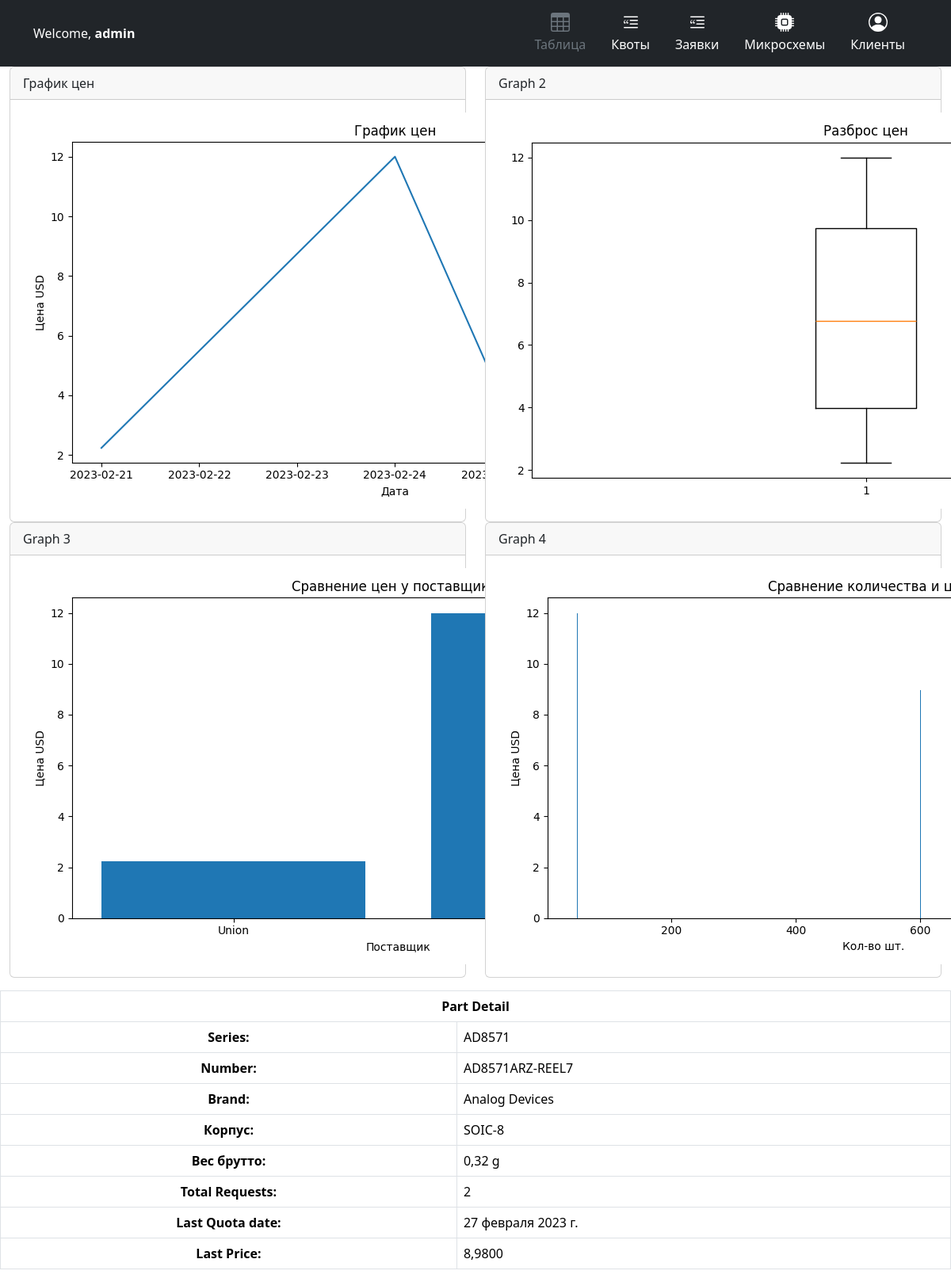
/parts/1/ (signed in), run on the app's committed database.
### parts/models.py (models this page shows, shortened)
class Part(models.Model):
    series = models.CharField(max_length=100, verbose_name='Серия')
    number = models.CharField(max_length=100, verbose_name='Номер')
    brand = models.CharField(max_length=100, verbose_name='Бренд')
    case_type = models.CharField(max_length=50, null=True, default='Корпус не указан!', verbose_name='Корпус')
    @property
    def package_weight(self):
        return PACKAGE_WEIGHTS.get(self.case_type, 0)
    class Meta:
        verbose_name = "Микросхема"
        verbose_name_plural = "Микросхемы"

class Quota(models.Model):
    part = models.ForeignKey(Part, on_delete=models.CASCADE)
    quantity = models.PositiveIntegerField(verbose_name='Количество')
    price = models.DecimalField(max_digits=10, decimal_places=4, verbose_name='U/P USD')
    ruble_price = models.DecimalField(max_digits=10, decimal_places=4, verbose_name='U/P RUB', default=0)
    datecode = models.PositiveIntegerField(verbose_name='DC')
    lead_time = models.CharField(max_length=100, verbose_name='Срок')
    supplier = models.CharField(max_length=100, verbose_name='Поставщик')
    date = models.DateField(verbose_name='Дата квоты')
    class Meta:
        verbose_name = "Квота"
        verbose_name_plural = "Квоты"

### parts/views.py (the view)
# urls.py: path('parts/<int:pk>/', views.PartDetailView.as_view(), name='part_detail'),
class PartDetailView(LoginRequiredMixin, UserContextMixin, UserPassesTestMixin, DetailView):
    model = Part
    template_name = 'parts/part_detail.html'
    login_url = 'accounts/login/'
    group_required = 'product'
    def test_func(self):
        user = self.request.user
        return user.groups.filter(name=self.group_required).exists()
    def get_context_data(self, **kwargs):
        context = super().get_context_data(**kwargs)
        part = context['object']
        quotas = Quota.objects.filter(part=part)
        requests = Request.objects.filter(part=part)
        total_requests = requests.count()
        last_quota_date = quotas.last().date if quotas.exists() else None
        last_price = quotas.last().price if quotas.exists() else None
        prices, dates, suppliers, lead_times, quantity = get_price_data(part)
        chart = get_plot(dates, prices, 'График цен', 'Дата', 'Цена USD')
        boxplot = get_box_plot(prices, 'Разброс цен')
        bar = get_bar(suppliers, prices, 'Сравнение цен у поставщиков', 'Цена USD', 'Поставщик')
        bar_two = get_bar(quantity, prices, 'Сравнение количества и цены', 'Цена USD', 'Кол-во шт.')
        context['total_requests'] = total_requests
        context['last_price'] = last_price
        context['last_quota_date'] = last_quota_date
        context['price_chart_image'] = chart
        context['box_plot_image'] = boxplot
        context['bar_plot'] = bar
        context['bar_two'] = bar_two
        return context

### parts/mixins.py (called while the page is built)
    def get_context_data(self, **kwargs):
        context = super().get_context_data(**kwargs)
        context['is_sale'] = 'sale' in self.request.user.groups.values_list('name', flat=True)
        context['is_product_man'] = 'product' in self.request.user.groups.values_list('name', flat=True)
        return context

### parts/utils.py (called while the page is built)
def get_price_data(part):
    quotas = Quota.objects.filter(part=part)
    requests = Request.objects.filter(part=part)
    prices = []
    suppliers = []
    dates = []
    lead_times = []
    quantity = []
    for quota in quotas:
        prices.append(float(quota.price))
        dates.append(quota.date)
        suppliers.append(quota.supplier)
        lead_times.append(quota.lead_time)
        quantity.append(quota.quantity)
    return prices, dates, suppliers, lead_times, quantity

def get_graph():
    buffer = BytesIO()
    plt.savefig(buffer, format='png')
    buffer.seek(0)
    image_png = buffer.getvalue()
    graph = base64.b64encode(image_png)
    graph = graph.decode('utf-8')
    buffer.close()
    return graph

def get_plot(x, y, title, xlabel, ylabel):
    plt.switch_backend('AGG')
    plt.figure(figsize=(9,5))
    plt.title(title)
    plt.plot(x, y)
    plt.xlabel(xlabel)
    plt.ylabel(ylabel)
    plt.tight_layout()
    graph = get_graph()
    return graph

def get_box_plot(x, title):
    plt.switch_backend('AGG')
    plt.figure(figsize=(9,5))
    plt.title(title)
    plt.boxplot(x)
    plt.tight_layout()
    graph = get_graph()
    return graph

def get_bar(x, y, title, ylabel, xlabel):
    plt.switch_backend('AGG')
    plt.figure(figsize=(9, 5))
    plt.title(title)
    plt.bar(x, y)
    plt.xlabel(xlabel)
    plt.ylabel(ylabel)
    plt.tight_layout()
    graph = get_graph()
    return graph

### parts/templates/parts/part_detail.html (shortened to what this page needs)
{% extends 'base.html' %}
{% block content %}
  <div class="container-fluid">
    <div class="row">
      <div class="col-sm-6 col-md-6">
        <div class="card">
          <div class="card-header">График цен</div>
          <div class="card-body">
            <img alt="Price Chart">
          </div>
        </div>
      </div>
      <div class="col-sm-6 col-md-6">
        <div class="card">
          <div class="card-header">Graph 2</div>
          <div class="card-body">
            <img alt="Price Chart">
          </div>
        </div>
      </div>
    </div>
    <div class="row">
      <div class="col-sm-6 col-md-6">
        <div class="card">
          <div class="card-header">Graph 3</div>
          <div class="card-body">
            <img alt="Price Chart">
          </div>
        </div>
      </div>
      <div class="col-sm-6 col-md-6">
        <div class="card">
          <div class="card-header">Graph 4</div>
          <div class="card-body">
            <img alt="Price Chart">
          </div>
        </div>
      </div>
    </div>
  </div>
    <table class="table table-bordered">
      <thead>
        <tr>
          <th colspan="2" class="text-center">Part Detail</th>
        </tr>
      </thead>
      <tbody>
        <tr>
          <th>Series:</th>
          <td>{{ part.series }}</td>
        </tr>
        <tr>
          <th>Number:</th>
          <td>{{ part.number }}</td>
        </tr>
        <tr>
          <th>Brand:</th>
          <td>{{ part.brand }}</td>
        </tr>
        <tr>
          <th>Корпус:</th>
          <td>{{ part.case_type }}</td>
        </tr>
        <tr>
          <th>Вес брутто:</th>
          <td>{{ part.package_weight }} g</td>
        </tr>
        <tr>
          <th>Total Requests:</th>
          <td>{{ total_requests }}</td>
        </tr>
        <tr>
          <th>Last Quota date:</th>
          <td>{% if last_quota_date %}{{ last_quota_date }}{% else %}N/A{% endif %}</td>
        </tr>
        <tr>
          <th>Last Price:</th>
          <td>{% if last_price %}{{ last_price }}{% else %}N/A{% endif %}</td>
        </tr>
      </tbody>
    </table>
  </div>
{% endblock %}

### parts/templates/base.html (shortened to what this page needs)
{% load static %}
{% load bootstrap5 %}
<html>
    <head>
{% bootstrap_css %}
        <link rel="stylesheet" href="{% static 'css/styles.css' %}">
         <link rel="stylesheet" href="{% static 'css/sidebars.css' %}">
    </head>
 <header>
     {% if user.is_authenticated %}
         <div class="px-3 py-2 bg-dark text-white">
      <div class="container">
        <div class="d-flex flex-wrap align-items-center justify-content-center justify-content-lg-start">
          <a href="/" class="d-flex align-items-center my-2 my-lg-0 me-lg-auto text-white text-decoration-none">
              <p class="mb-0">Welcome, <b>{{ user }}</b></p>
          </a>
     {% if is_sale %}
            <ul class="nav col-12 col-lg-auto my-2 justify-content-center my-md-0 text-small">
            <li>
              <a href="{% url 'parts:sales_manager_responses' %}" class="nav-link text-secondary">
                <svg class="bi d-block mx-auto mb-1" width="24" height="24"><use xlink:href="#table"/></svg>
                Мои запросы
              </a>
            </li>
            <li>
              <a href="{% url 'parts:part_list' %}" class="nav-link text-white">
                <svg class="bi d-block mx-auto mb-1" width="24" height="24"><use xlink:href="#chip"/></svg>
                Микросхемы
              </a>
            </li>
            <li>
              <a href="{% url 'parts:clients_list' %}" class="nav-link text-white">
                <svg class="bi d-block mx-auto mb-1" width="24" height="24"><use xlink:href="#people-circle"/></svg>
                Клиенты
              </a>
            </li>
          </ul>
        </div>
      </div>
    </div>
     {% else %}
     <ul class="nav col-12 col-lg-auto my-2 justify-content-center my-md-0 text-small">
            <li>
              <a href="{% url 'parts:requests_and_quotas' %}" class="nav-link text-secondary">
                <svg class="bi d-block mx-auto mb-1" width="24" height="24"><use xlink:href="#table"/></svg>
                Таблица
              </a>
            </li>
            <li>
              <a href="{% url 'parts:quota_list' %}" class="nav-link text-white">
                <svg class="bi d-block mx-auto mb-1" width="24" height="24"><use xlink:href="#quotas"/></svg>
                Квоты
              </a>
            </li>
         <li>
              <a href="{% url 'parts:request_list' %}" class="nav-link text-white">
                <svg class="bi d-block mx-auto mb-1" width="24" height="24"><use xlink:href="#quotas"/></svg>
                Заявки
              </a>
            </li>
            <li>
              <a href="{% url 'parts:part_list' %}" class="nav-link text-white">
                <svg class="bi d-block mx-auto mb-1" width="24" height="24"><use xlink:href="#chip"/></svg>
                Микросхемы
              </a>
            </li>
            <li>
              <a href="{% url 'parts:clients_list' %}" class="nav-link text-white">
                <svg class="bi d-block mx-auto mb-1" width="24" height="24"><use xlink:href="#people-circle"/></svg>
                Клиенты
              </a>
            </li>
          </ul>
        </div>
      </div>
    </div>
     {% endif %}
     {% endif %}
  </header>
<body>
    <div class="table-responsive">
        <table class="table table-striped table-sm">
          {% block content %}
            {% endblock %}

### parts/static/css/styles.css (style rules this page uses)
.table th { text-align: center; }

### parts/static/css/sidebars.css (style rules this page uses)
body { min-height: 100vh; min-height: -webkit-fill-available; }
html { height: -webkit-fill-available; }
.bi { vertical-align: -.125em; pointer-events: none; fill: currentColor; }

### data on the page
Part: series "AD8571", number "AD8571ARZ-REEL7", brand "Analog Devices", case_type "SOIC-8", package_weight "0,32"
Quota: date "27 февраля 2023 г.", price "8,9800"

### other printed values
{{ user }} "admin"
{{ total_requests }} "2"
